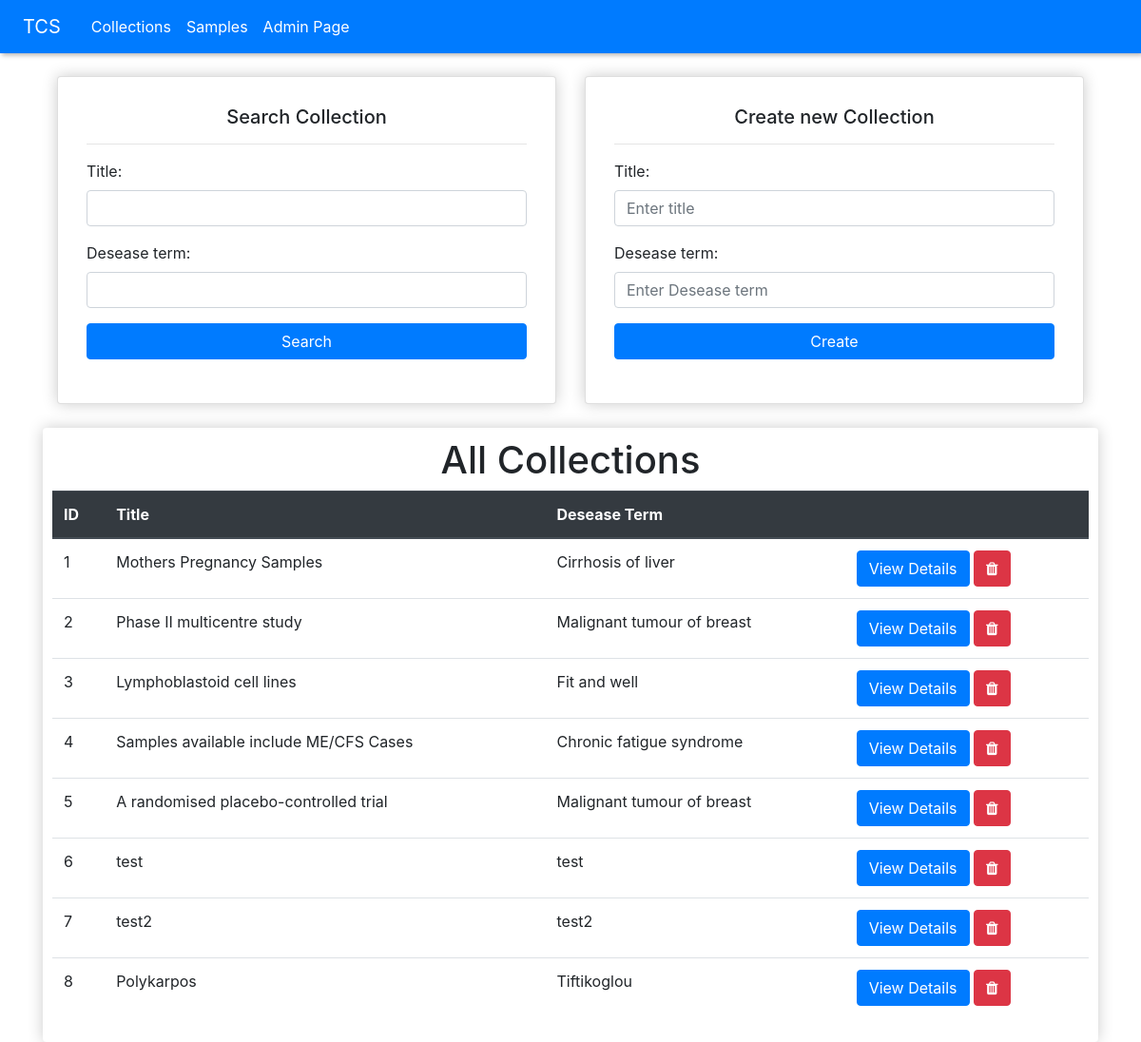
The page / on the database its author committed.
### tissue_collection/models.py (models this page shows, shortened)
class Collection(models.Model):
    desease_term = models.CharField(max_length=250)
    title = models.CharField(max_length=250)

### tissue_collection/views.py (the view)
# urls.py: path('', views.index, name='index'),
def index(request):
    form = CollectionForm()
    collections = Collection.objects.all()
    collections_filter = CollectionFilter(request.GET, queryset=collections)
    collections = collections_filter.qs
    samples = Sample.objects.all()
    context = {'collections': collections, 'form': form, 'collections_filter': collections_filter, 'samples': samples}
    return render(request, 'collection/index.html', context)

### tissue_collection/forms.py
class CollectionForm(forms.ModelForm):
    class Meta:
        model = Collection
        fields = ('title', 'desease_term')
        widgets = {
            'title': forms.TextInput(attrs={'class': 'form-control', 'placeholder': 'Enter title', 'required': 'true', 'type': 'text'}),
            'desease_term': forms.TextInput(attrs={'class': 'form-control', 'placeholder': 'Enter Desease term', 'required': 'true', 'type': 'text'}),
        }

### tissue_collection/templates/collection/index.html (shortened to what this page needs)
{% extends 'collection/base.html' %}
{% block content %}
<div class="card-group">
    <div class="col-lg-6">
        <div class="card" style="box-shadow:hsl(0, 0%, 80%) 0 0 16px; background-color: #fff; border-radius: 4px; padding: 10px;">
            <div class="card-body">
                <h5 class="cart-tttle text-center">Search Collection</h5>
                <hr>
                <div class="form-group">
                    <form method="GET">
                        {{ collections_filter.form.as_p }}
                    <button class="btn btn-primary col-12" type="submit">
                        Search
                    </button>
                    </form>
                </div>
            </div>
        </div>
    </div>
    <div class="col-lg-6">
        <div class="card" style="box-shadow:hsl(0, 0%, 80%) 0 0 16px; background-color: #fff; border-radius: 4px; padding: 10px;">
            <div class="card-body">
                <h5 class="cart-tttle text-center">Create new Collection</h5>
                <hr>
                <div class="form-group">
                    <form action="{% url 'create_collection' %}" method="POST">
                        {{ form.as_p }}
                        <div style="text-align: center;">
                            <button type="submit" class="btn btn-primary col-12">Create</button>
                        </div>
                    </form>
                </div>
            </div>
        </div>
    </div>
</div>
<div class="row" style="margin-top: 25px;">
    <div class="col-lg-12">
        <div style="box-shadow:hsl(0, 0%, 80%) 0 0 16px; background-color: #fff; border-radius: 4px; padding: 10px;">
            <h1 class="text-center">All Collections</h1>
            <table class="table table-hover">
                <thead class="thead-dark">
                    <tr>
                        <th>ID</th>
                        <th>Title</th>
                        <th>Desease Term</th>
                        <th></th>
                    </tr>
                </thead>
                <tbody>
                    {% for collection in collections %}
                        <tr>
                            <td>{{ collection.id }}</td>
                            <td>{{ collection.title }}</td>
                            <td>{{ collection.desease_term }}</td>
                            <td>
                                <a class="btn btn-primary" href="{% url 'collection' collection_id=collection.id %}">View Details</a>
                                <a class="btn btn-danger" href="{% url 'delete_collection' collection_id=collection.id %}"><i class="fa fa-trash"></i></a>
                            </td>
                        </tr>
                    {% endfor %}
                </tbody>
            </table>
        </div>
    </div>
</div>
{% endblock content %}

### rows shown on the page
Collection: id "1", title "Mothers Pregnancy Samples", desease_term "Cirrhosis of liver"
Collection: id "2", title "Phase II multicentre study", desease_term "Malignant tumour of breast"
Collection: id "3", title "Lymphoblastoid cell lines", desease_term "Fit and well"
Collection: id "4", title "Samples available include ME/CFS Cases", desease_term "Chronic fatigue syndrome"
Collection: id "5", title "A randomised placebo-controlled trial", desease_term "Malignant tumour of breast"
Collection: id "6", title "test", desease_term "test"
Collection: id "7", title "test2", desease_term "test2"
Collection: id "8", title "Polykarpos", desease_term "Tiftikoglou"
